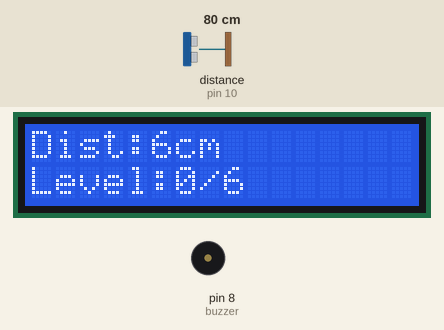
The sketch below on a simulated Arduino Uno, built with avr-gcc and run on an emulated ATmega328P. Parts: 16×2 character LCD, buzzer (waves = sounding, pin HIGH). Wiring (inferred from the names in the program): ultrasonic range finder: trigger pin 9; echo pin 10. Inputs (shaded band) come from the test bench; at power-on: distance to the obstacle (sensor on pin 10) 80 cm. The echo pulse lasts 58.3 µs per cm; pins used as bus, display or sensor lines are not drawn.

Above: at 1.2 s.
1.3 s: distance to the obstacle (sensor on pin 10) set to 4 cm
At 1.76 s:
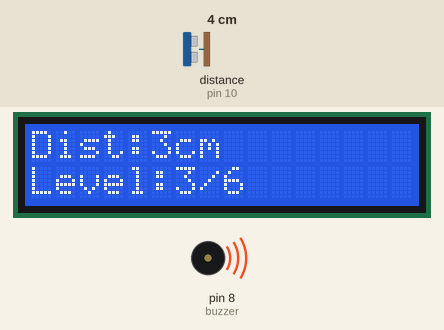
4.4 s: distance to the obstacle (sensor on pin 10) set to 2 cm
At 5.5 s:
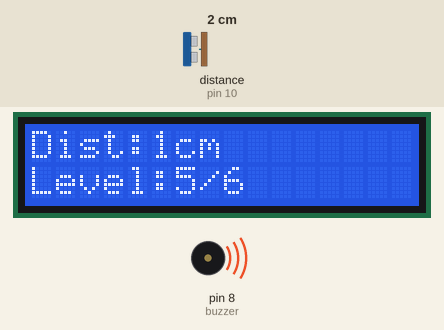
6.6 s: distance to the obstacle (sensor on pin 10) set to 9 cm
At 7.8 s:
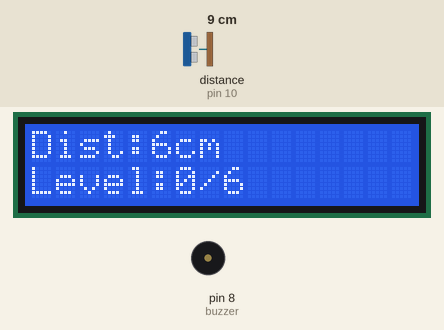
Timing chart, 0 to 9.6 s (numbered marks = the images above; inputs shaded):
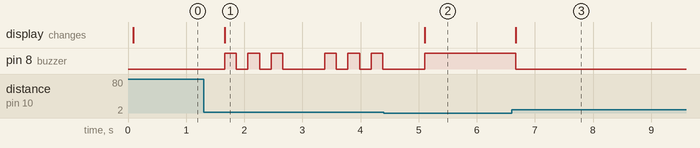

The sketch:

Arduino_Code.ino
```cpp
#include <Wire.h>
#include <LiquidCrystal_I2C.h>

LiquidCrystal_I2C lcd(0x27,16,2);

#define trigPin 9
#define echoPin 10
#define buzzer 8

const int tankHeight = 6;
const int halfLevel = 3;
const int fullThreshold = 1;

long duration;
int distance;
int waterLevel;

void setup() {
  pinMode(trigPin, OUTPUT);
  pinMode(echoPin, INPUT);
  pinMode(buzzer, OUTPUT);

  lcd.init();
  lcd.backlight();
}

int getDistance() {

  digitalWrite(trigPin, LOW);
  delayMicroseconds(2);

  digitalWrite(trigPin, HIGH);
  delayMicroseconds(10);

  digitalWrite(trigPin, LOW);

  duration = pulseIn(echoPin, HIGH);
  int dist = duration * 0.034 / 2;

  return dist;
}

void loop() {

  distance = getDistance();

  if(distance > tankHeight)
  distance = tankHeight;

  waterLevel = tankHeight - distance;

  lcd.clear();

  lcd.setCursor(0,0);
  lcd.print("Dist:");
  lcd.print(distance);
  lcd.print("cm");

  lcd.setCursor(0,1);
  lcd.print("Level:");
  lcd.print(waterLevel);
  lcd.print("/");
  lcd.print(tankHeight);

  if(waterLevel == halfLevel){

    for(int i=0;i<3;i++){
      digitalWrite(buzzer,HIGH);
      delay(200);
      digitalWrite(buzzer,LOW);
      delay(200);
    }

  }

  else if(distance <= fullThreshold){

    digitalWrite(buzzer,HIGH);

  }

  else{

    digitalWrite(buzzer,LOW);

  }

  delay(500);
}
```

Measured:
- after the input at 1.3 s, pin 8 (buzzer): LOW → HIGH after 0.36 s, → LOW 0.20 s later, → HIGH 0.20 s later, → LOW 0.20 s later, … (12 changes in this stretch); the display: changes after 0.36 s (image 1)
- after the input at 4.4 s, pin 8 (buzzer): goes on until 5.1 s, then stays HIGH; the display: changes after 0.70 s (image 2)
- after the input at 6.6 s, pin 8 (buzzer): HIGH → LOW after 0.07 s; the display: changes after 0.07 s (image 3)
